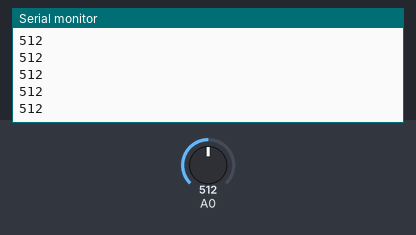
This sketch was run on a simulated Arduino Uno, built with avr-gcc and run on an emulated ATmega328P. Parts: the last lines printed to the serial monitor. The test bench sets the inputs (shaded band); at power-on: A0 = 512.

Above: at 1.2 s.
1.3 s: A0 set to 716
At 1.56 s:
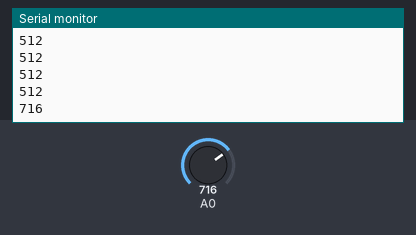
2.8 s: A0 set to 900
At 2.96 s:
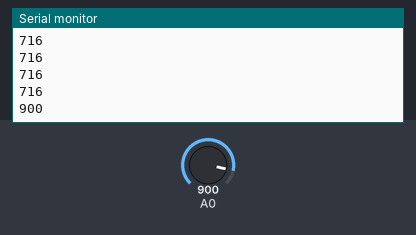
Timing chart, 0 to 5.8 s (numbered marks = the images above; inputs shaded):
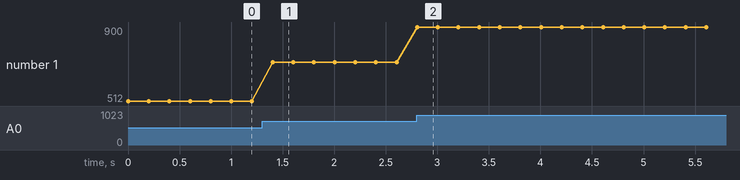

The sketch:

loudness_sensor_testing.ino
```cpp
int loudness;

void setup()
{
    Serial.begin(9600);
}

void loop()
{
    loudness = analogRead(A0);
    Serial.println(loudness);
    delay(200);
}
```

Measured:
- after the input at 1.3 s, the serial monitor: prints a new line after 0.10 s (image 1)
- after the input at 2.8 s, the serial monitor: prints a new line at once (image 2)
- plotted number 1: 512 → 716 after the input at 1.3 s, 716 → 900 after the input at 2.8 s
